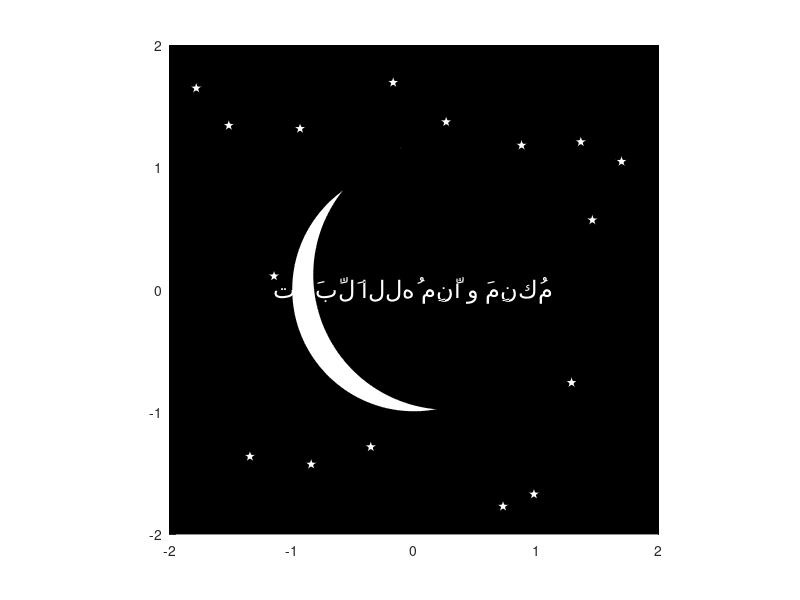

MATLAB code for this plot:

%This code is wrtten by Tufail Ahmad Bhat

clf;
figure;

% Set the axis limits
xlim([-2 2]);
ylim([-2 2]);
hold on;

% Draw a black filled square
x = [-4 4 4 -4];
y = [-4 -4 4 4];
fill(x, y, 'k');
hold on;

% Draw multiple little stars
%x = [-1, -1.5, 0, 0.5, 0.5, 1.5, 1.5, -0.5, 1, 0.5, -1, 1.5, -1.5, 0.5, 1, 0.5, -0.5, 1, 1.5, -1.5, -1.8, -1.5,  -0.6, -0.3, 0, 0.3, 0.6, 0.9, 1.2, 1.5, 1.8];% x-coordinates of stars
%y = [-1, 1, 0, 1.5, -1.5, 0.5, 1, 0.5, 1.5, 0, 1, 1.7, 1.5, 1.5, -0.5, 1, -1, -1.5, 0.5, 0.5, -1.8, -1.5,  -0.6, -0.3, 0, 0.3, 0.6, 0.9, 1.2, 1.5, 1.8];% y-coordinates of stars
% define the range of x and y
x_range = [-1.8, 1.8];
y_range = [-1.8, 1.8];

% generate random coordinates for stars
num_stars = 20;
x_stars = x_range(1) + (x_range(2)-x_range(1)).*rand(num_stars,1);
y_stars = y_range(1) + (y_range(2)-y_range(1)).*rand(num_stars,1);

% plot the stars
scatter(x_stars, y_stars, 90, 'p', 'filled', 'MarkerEdgeColor', 'k', 'MarkerFaceColor', 'w');
hold on;

% Crescent moon
% Define the values for t, x, and y
t = linspace(0, 2*pi, 200);
x1 = cos(t);
y1 = sin(t);
axis square;
x2 = 0.28+1.1*cos(t);
y2 = 0.12+1.1*sin(t);
fill(x1, y1, 'w');
fill(x2, y2, 'k');
hold on;

% Adding text
text(0, 0, 'تَقَبَّلَ اللهُ مِنَّا و َمِنكُم', 'HorizontalAlignment', 'center', 'FontSize', 17, 'Color', 'white');

